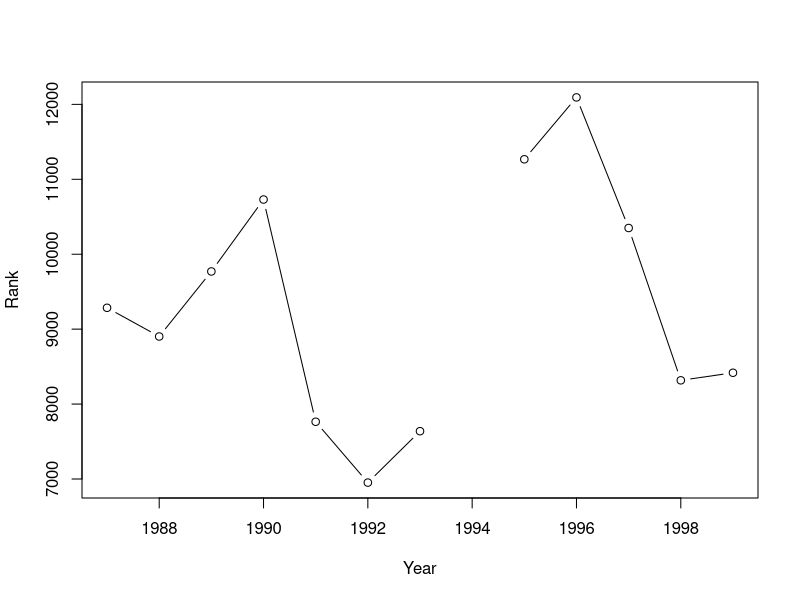
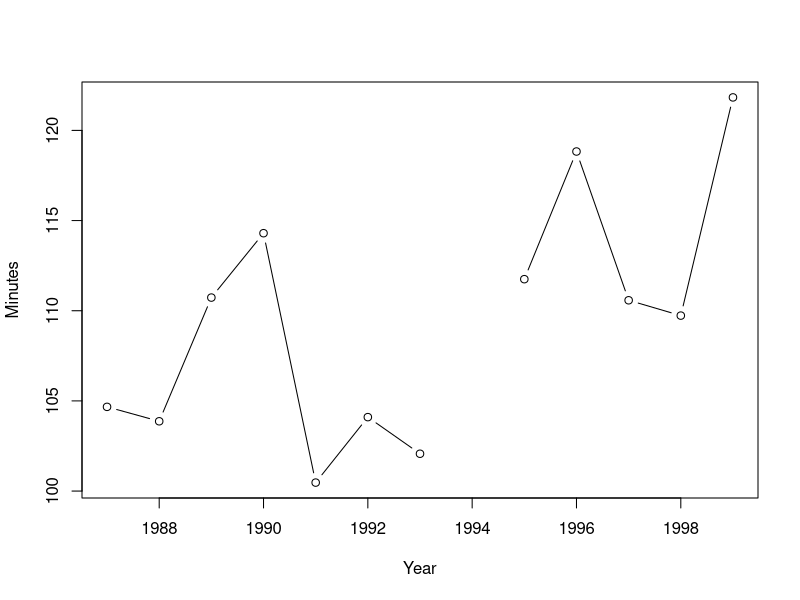

Write the R code that produced these figures, in order.
thedata <- read.csv("papa20k.csv")

thedata

svg("rankperyear.svg")
plot(
     thedata$Year,
     thedata$Rank,
     type="b",
     xlab="Year",
     ylab="Rank",
     #ylim=c(0, max(na.omit(thedata$Rank)))
     #ylim=c(2500, max(na.omit(thedata$Rank)))
     #ylim=c(0, 25000)
     )

#lines(1987:1999, rep(2833, each=13), lty="dashed")
dev.off()


svg("minutesperyear.svg")
plot(
     thedata$Year,
     thedata$Minutes,
     type="b",
     xlab="Year",
     ylab="Minutes",
     #ylim=c(0, max(na.omit(thedata$Minutes)))
     #ylim=c(50,150)
     )
#lines(1987:1999, rep(90.68, each=13), lty="dashed")
dev.off()
